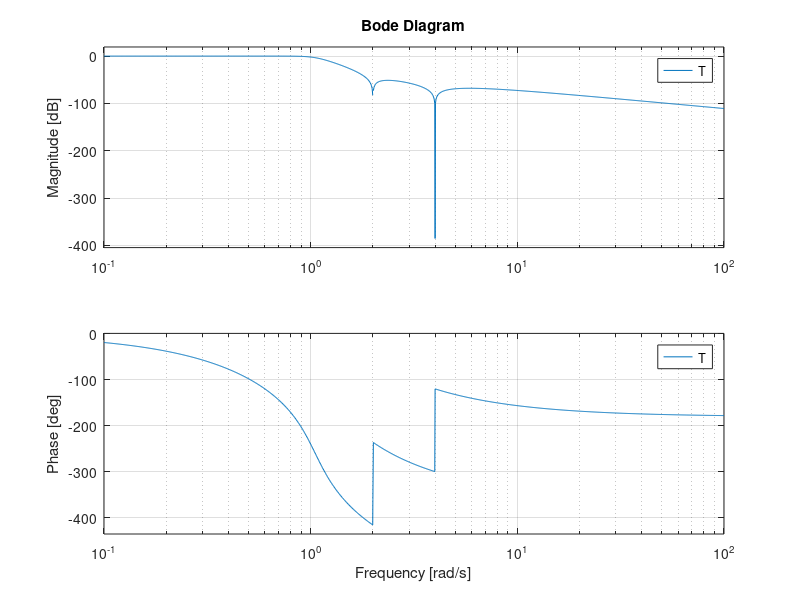
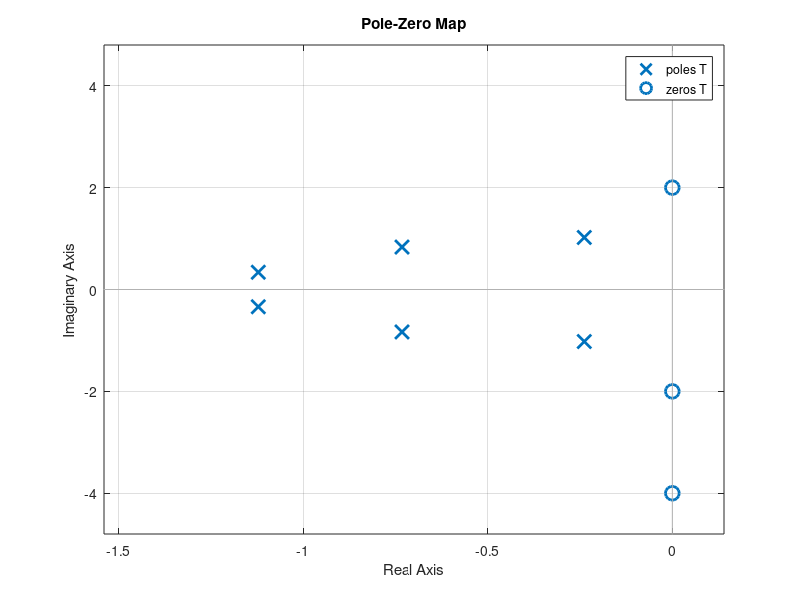

MATLAB code for these plots, in order:
clc;
clear;
close all;
s=tf('s');
x1=[1/4 0 1];
x2=conv(x1,x1);
x3=[1/16 0 1];
x4=conv(x3,x3);
Num=conv(x2,x4);
Den=[0.28916 0 0 0 Num]
AllR=roots(Den)
R=AllR(real(roots(Den))<0)
y1=conv(x1,x3);
y=1.85964*y1
z1=conv([1 -R(1)],[1 -R(2)]);
z2=conv([1 -R(3)],[1 -R(4)]);
z3=conv([1 -R(5)],[1 -R(6)]);
z4=conv(z1,z2);
z5=conv(z4,z3)
s=tf('s');
T=tf(y,z5)
figure(1);bode(T);
figure(2);pzmap(T);
